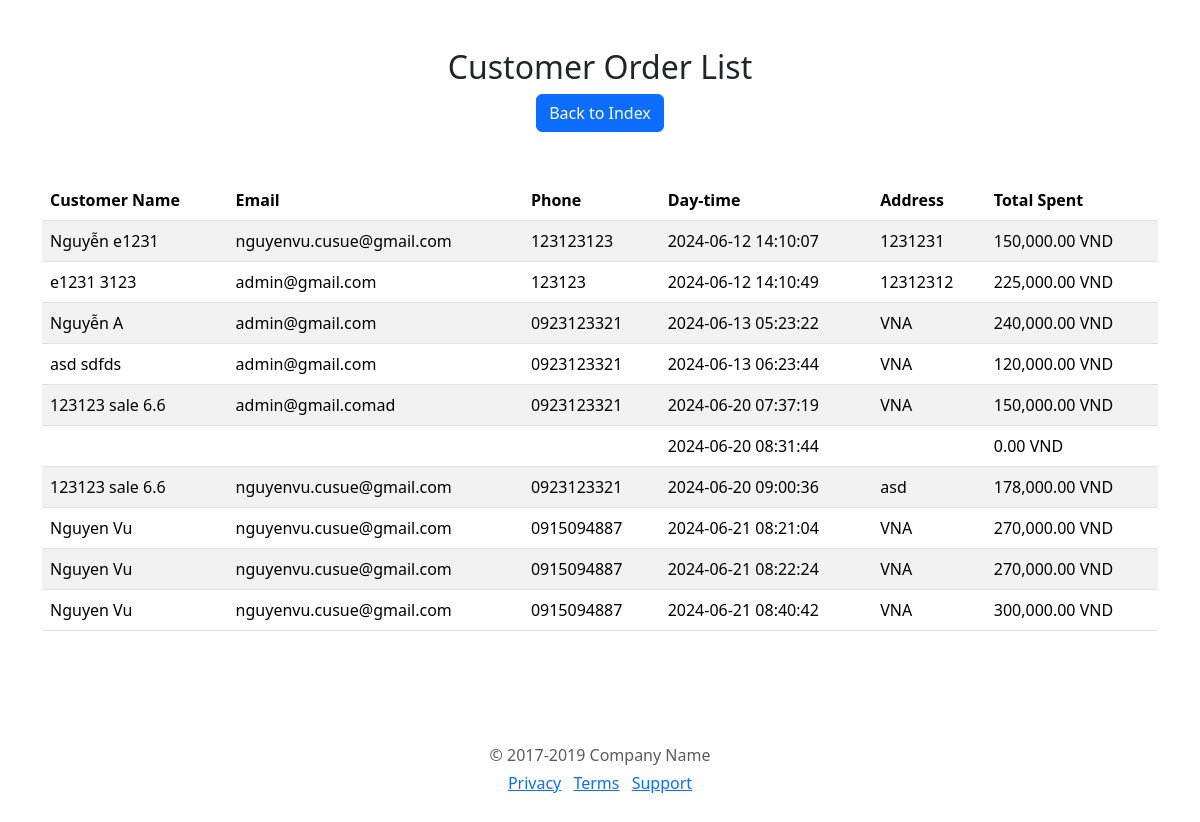
The page /dashmin-1.0.0/list_order.php on the database its author committed.
### tables this page shows
CREATE TABLE `orders` (
  `order_id` int(11) NOT NULL,
  `customer_name` varchar(255) NOT NULL,
  `customer_email` varchar(255) NOT NULL,
  `customer_phone` varchar(50) NOT NULL,
  `customer_address` text NOT NULL,
  `payment_method` varchar(50) NOT NULL,
  `total_amount` decimal(10,2) NOT NULL,
  `discount` decimal(10,2) DEFAULT 0.00,
  `coupon_code` varchar(50) DEFAULT NULL,
  `created_at` timestamp NOT NULL DEFAULT current_timestamp(),
  `status` int(1) NOT NULL DEFAULT 1,
  `user_id` int(11) NOT NULL
);

### dashmin-1.0.0/DBUtil.php (called while the page is built, shortened)
<?php
include "Database.php";
class DBUntil
{
    private $connection = null;
    function __construct()
    {
        $db = new Database(HOST, USERNAME, PASSWORD, DB_NAME);
        $this->connection = $db->getConnection();
    }
    public function select($sql, $params = [])
    {
        $stmt = $this->connection->prepare($sql);
        $stmt->execute($params);
        $stmt->setFetchMode(PDO::FETCH_ASSOC);
        return $stmt->fetchAll();
    }
}
?>

### dashmin-1.0.0/Database.php (called while the page is built, shortened)
<?php
class Database
{
    private $host;
    private $username;
    private $password;
    private $dbname;
    public function __construct($host, $username, $password, $dbname)
    {
        $this->host = $host;
        $this->password = $password;
        $this->username = $username;
        $this->dbname = $dbname;
    }
    public function getConnection()
    {
        try {
            $url = "mysql:host=" . $this->host . ";dbname=" . $this->dbname . ";username=" . $this->username . "";
            $this->connection = new PDO($url, $this->username, $this->password);
            $this->connection->setAttribute(PDO::ATTR_ERRMODE, PDO::ERRMODE_EXCEPTION);
            return $this->connection;
        } catch (\Exception $e) {
            echo "Error: " . $e->getMessage();
            return null;
        }
    }
}

### dashmin-1.0.0/list_order.php (the view, shortened to what this page needs)
<?php
include_once('./DBUtil.php');
$dbHelper = new DBUntil();
$customers = $dbHelper->select("
    SELECT *
    FROM orders
");
?>
<!DOCTYPE html>
<html lang="en">
<head>
    <link href="https://cdn.jsdelivr.net/npm/bootstrap@5.3.3/dist/css/bootstrap.min.css" rel="stylesheet">
</head>
<body>
    <div class="container">
        <div class="py-5 text-center">
            <h2>Customer Order List</h2>
            <a href="index.php" class="btn btn-primary">Back to Index</a>
        </div>
        <div class="row">
            <div class="col-md-12">
                <?php if (!empty($customers)) : ?>
                    <table class="table table-striped">
                        <thead>
                            <tr>
                                <th scope="col">Customer Name</th>
                                <th scope="col">Email</th>
                                <th scope="col">Phone</th>
                                <th scope="col">Day-time</th>
                                <th scope="col">Address</th>
                                <th scope="col">Total Spent</th>
                            </tr>
                        </thead>
                        <tbody>
                            <?php foreach ($customers as $customer) : ?>
                                <tr>
                                    <td><?php echo htmlspecialchars($customer['customer_name']); ?></td>
                                    <td><?php echo htmlspecialchars($customer['customer_email']); ?></td>
                                    <td><?php echo htmlspecialchars($customer['customer_phone']); ?></td>
                                    <td><?php echo htmlspecialchars($customer['created_at']); ?></td>
                                    <td><?php echo htmlspecialchars($customer['customer_address']); ?></td>
                                    <td><?php echo number_format($customer['total_amount'], 2); ?> VND</td>
                                </tr>
                            <?php endforeach; ?>
                        </tbody>
                    </table>
                <?php else : ?>
                    <div class="alert alert-info" role="alert">
                        No customers found.
                    </div>
                <?php endif; ?>
            </div>
        </div>
        <footer class="my-5 pt-5 text-muted text-center text-small">
            <p class="mb-1">&copy; 2017-2019 Company Name</p>
            <ul class="list-inline">
                <li class="list-inline-item"><a href="#">Privacy</a></li>
                <li class="list-inline-item"><a href="#">Terms</a></li>
                <li class="list-inline-item"><a href="#">Support</a></li>
            </ul>
        </footer>
    </div>
</body>
</html>

### rows shown on the page
orders: customer_name "Nguyễn e1231", customer_email "nguyenvu.cusue@gmail.com", customer_phone "123123123", created_at "2024-06-12 14:10:07", customer_address "1231231", total_amount "150,000.00"
orders: customer_name "e1231 3123", customer_email "admin@gmail.com", customer_phone "123123", created_at "2024-06-12 14:10:49", customer_address "12312312", total_amount "225,000.00"
orders: customer_name "Nguyễn A", customer_email "admin@gmail.com", customer_phone "0923123321", created_at "2024-06-13 05:23:22", customer_address "VNA", total_amount "240,000.00"
orders: customer_name "asd sdfds", customer_email "admin@gmail.com", customer_phone "0923123321", created_at "2024-06-13 06:23:44", customer_address "VNA", total_amount "120,000.00"
orders: customer_name "123123 sale 6.6", customer_email "admin@gmail.comad", customer_phone "0923123321", created_at "2024-06-20 07:37:19", customer_address "VNA", total_amount "150,000.00"
orders: created_at "2024-06-20 08:31:44", total_amount "0.00"
orders: customer_name "123123 sale 6.6", customer_email "nguyenvu.cusue@gmail.com", customer_phone "0923123321", created_at "2024-06-20 09:00:36", customer_address "asd", total_amount "178,000.00"
orders: customer_name "Nguyen Vu", customer_email "nguyenvu.cusue@gmail.com", customer_phone "0915094887", created_at "2024-06-21 08:21:04", customer_address "VNA", total_amount "270,000.00"
orders: customer_name "Nguyen Vu", customer_email "nguyenvu.cusue@gmail.com", customer_phone "0915094887", created_at "2024-06-21 08:22:24", customer_address "VNA", total_amount "270,000.00"
orders: customer_name "Nguyen Vu", customer_email "nguyenvu.cusue@gmail.com", customer_phone "0915094887", created_at "2024-06-21 08:40:42", customer_address "VNA", total_amount "300,000.00"
